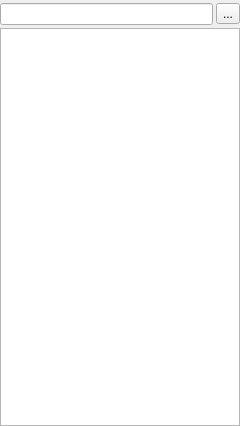
<?xml version="1.0" encoding="UTF-8"?>
<ui version="4.0">
 <class>SideWidgetFileSystem</class>
 <widget class="QWidget" name="SideWidgetFileSystem">
  <property name="geometry">
   <rect>
    <x>0</x>
    <y>0</y>
    <width>240</width>
    <height>426</height>
   </rect>
  </property>
  <property name="windowTitle">
   <string>Object Scope &amp; Context Details</string>
  </property>
  <layout class="QGridLayout" name="gridLayout">
   <property name="leftMargin">
    <number>0</number>
   </property>
   <property name="topMargin">
    <number>3</number>
   </property>
   <property name="rightMargin">
    <number>0</number>
   </property>
   <property name="bottomMargin">
    <number>0</number>
   </property>
   <property name="spacing">
    <number>3</number>
   </property>
   <item row="0" column="0">
    <widget class="QLineEdit" name="txtCurrentPath">
     <property name="readOnly">
      <bool>true</bool>
     </property>
    </widget>
   </item>
   <item row="0" column="1">
    <widget class="QToolButton" name="btnBrowse">
     <property name="text">
      <string>...</string>
     </property>
    </widget>
   </item>
   <item row="1" column="0" colspan="2">
    <widget class="QTreeView" name="treeView"/>
   </item>
  </layout>
 </widget>
 <resources/>
 <connections/>
</ui>
